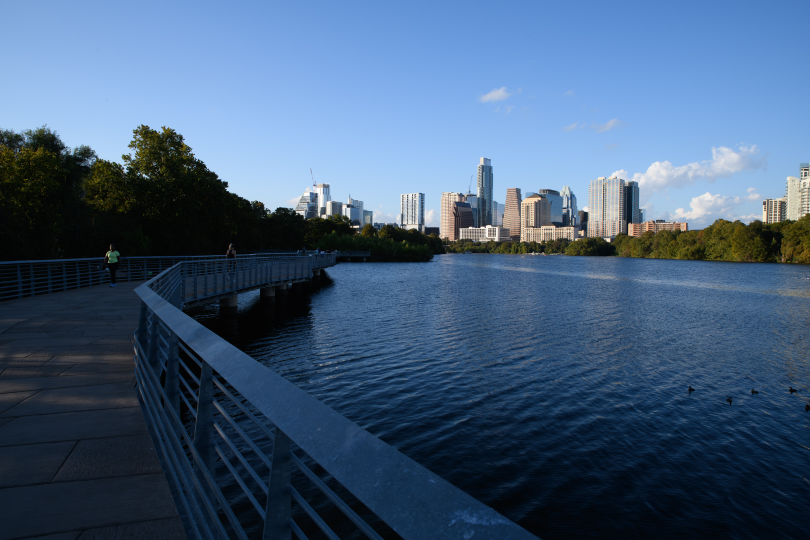
#> input picture input/100.JPG, 1620 x 1080 px (shown at 1/2 size)
$ python -i frames_to_gif.py   (imports and definitions only)
#> lines starting #> are read from the running program, lines starting #| are printed output that depends on the picture
import os
import imageio
from PIL import Image
import argparse
from glob import glob
import re
import cv2
import numpy as np
from skimage.io import imread
from cv2 import resize

parser = argparse.ArgumentParser()
# [6 lines not run here, left out]

def resize_image_set(images, resize_factor):
    for i in range(len(images)):
        img = images[i]
        resize_dim = (int(img.shape[1] * resize_factor), int(img.shape[0] * resize_factor))
        images[i] = resize(img, resize_dim)
    return images

# Function to produce the input image set
def get_input_image_set(input_dir, ext, input_cull_factor):
    input_imgs = glob(input_dir + '/*' + ext)
    input_imgs.sort()
    input_imgs_culled = []
    for i in range(len(input_imgs)):
        if i % input_cull_factor == 0:
            input_imgs_culled.append(input_imgs[i])
    input_imgs = input_imgs_culled

    # Function to help sort files with numbers
    def natural_keys(text):
        def atoi(text):
            return int(text) if text.isdigit() else text
        return [ atoi(c) for c in re.split(r'(\d+)', text) ]

    input_imgs.sort(key=natural_keys)
    return input_imgs

# Function for aligning two images using OpenCV libraries
def alignImages(images):

    def alignImagesSub(im1, im2):
        # Function parameters
        MAX_FEATURES = 20000
        GOOD_MATCH_PERCENT = 0.25

        # Convert images to grayscale
        im1Gray = cv2.cvtColor(im1, cv2.COLOR_BGR2GRAY)
        im2Gray = cv2.cvtColor(im2, cv2.COLOR_BGR2GRAY)

        # Detect ORB features and compute descriptors.
        orb = cv2.ORB_create(MAX_FEATURES)
        keypoints1, descriptors1 = orb.detectAndCompute(im1Gray, None)
        keypoints2, descriptors2 = orb.detectAndCompute(im2Gray, None)

        # Match features.
        matcher = cv2.DescriptorMatcher_create(cv2.DESCRIPTOR_MATCHER_BRUTEFORCE_HAMMING)
        matches = matcher.match(descriptors1, descriptors2, None)

        # Sort matches by score
        matches.sort(key=lambda x: x.distance, reverse=False)

        # Remove not so good matches
        numGoodMatches = int(len(matches) * GOOD_MATCH_PERCENT)
        matches = matches[:numGoodMatches]

        # Draw top matches
        # imMatches = cv2.drawMatches(im1, keypoints1, im2, keypoints2, matches, None)
        # cv2.imwrite("matches.jpg", imMatches)

        # Extract location of good matches
        points1 = np.zeros((len(matches), 2), dtype=np.float32)
        points2 = np.zeros((len(matches), 2), dtype=np.float32)

        for i, match in enumerate(matches):
            points1[i, :] = keypoints1[match.queryIdx].pt
            points2[i, :] = keypoints2[match.trainIdx].pt

        # Find homography
        h, mask = cv2.findHomography(points1, points2, cv2.RANSAC)

        # Use homography
        height, width, channels = im2.shape
        im1Reg = cv2.warpPerspective(im1, h, (width, height))

        return im1Reg, h

    base_img = len(images)//2
    for i in range(len(images)):
        if i != base_img:
            im    = images[i]
            imReg, h = alignImagesSub(im, images[base_img])
            images[i] = imReg
    return images

# Function to output an image set as a GIF
def frames_to_gif(images, output_path, filenames=False):
    read_images = images
    if filenames:
        read_images = []
        for image in images:
            read_images.append(imread(image))

    imageio.mimsave(output_path, read_images)

>>> import cv2
>>> picture = cv2.imread('input/100.JPG', cv2.IMREAD_GRAYSCALE)
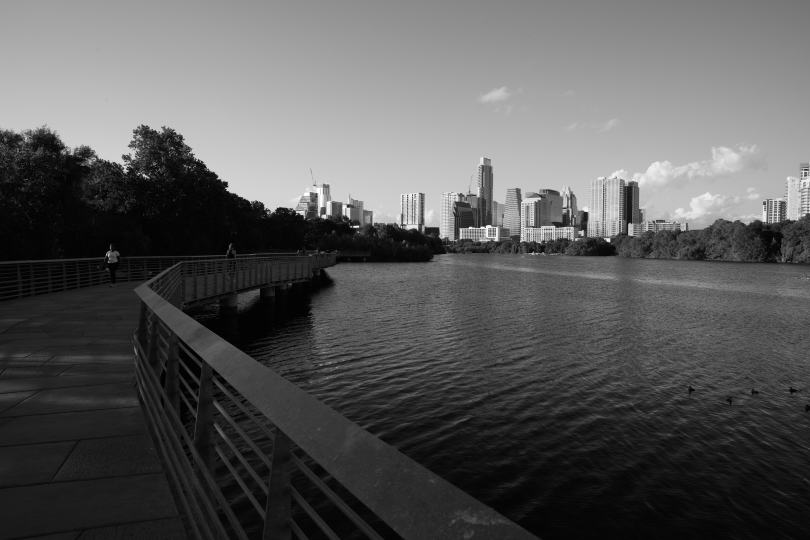
#> picture: shape (1080, 1620) (shown at 1/2 size); min 0, max 255, mean 89.3
>>> result = alignImages(picture)
#> in alignImages, `base_img = len(images)//2`: base_img = 540
#> the loop in alignImages, `for i in range(len(images)):` made 1 pass
#> (MAX_FEATURES in alignImagesSub, GOOD_MATCH_PERCENT in alignImagesSub) on pass 1: (20000, 0.25)
#> (the run stopped early here; a loop or call above may not have finished)
